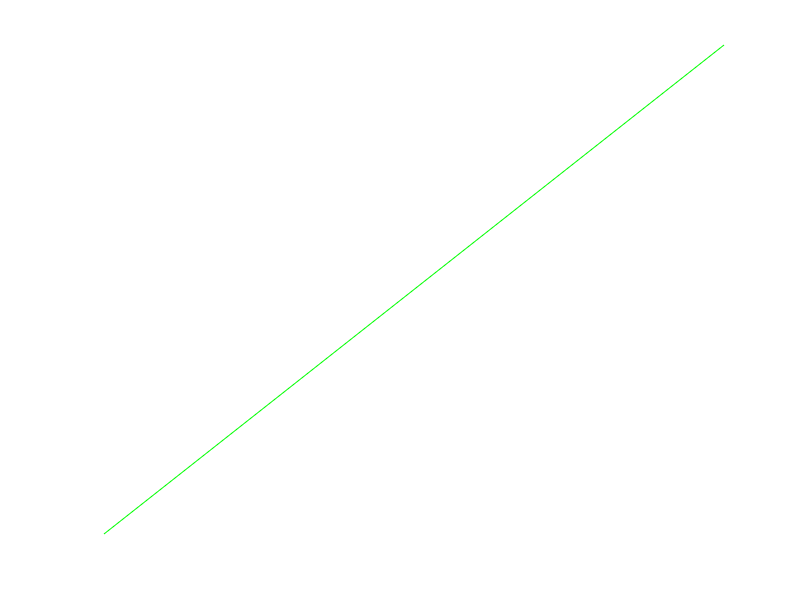

MATLAB code to generate this figure: (Note: this script raises an error after producing the figure.)
close all
clc
figure
plot([1 2], [1 2], 'Color', [0 1 0])
axis off

chART.save_figure('Test', cd, PlotProps)

%%
% Your plot code here
saveas(gcf, 'myfigure.svg');

% Read the SVG file
svgFile = 'myfigure.svg';
fileText = fileread(svgFile);

% Replace color-interpolation from linearRGB to sRGB
fileText = strrep(fileText, 'color-interpolation:linearRGB;', 'color-interpolation:sRGB;');

% Write the modified content back to the SVG file
fid = fopen(svgFile, 'w');
fwrite(fid, fileText);
fclose(fid);